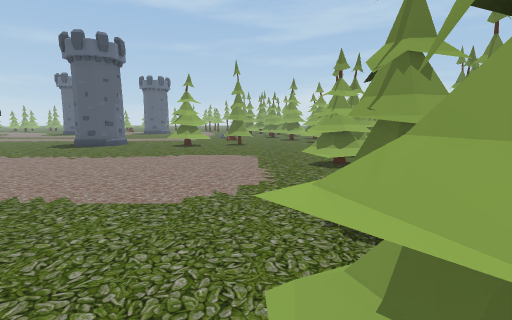
View 1 (above)

24 first-person views from a walk through a Unity game level. The camera is 1.2 m above the floor, tilts 8° down and sees 85° across. The floor is counted in squares, 1 m on a side. Each view is taken from the middle of a square. On the plan, view 1 faces up. The plan holds only what a view shows up to about 13 squares ahead; the rest is blank. The place goes on beyond the plan.

View 2
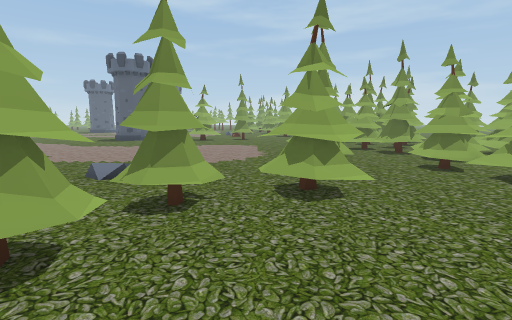

View 3
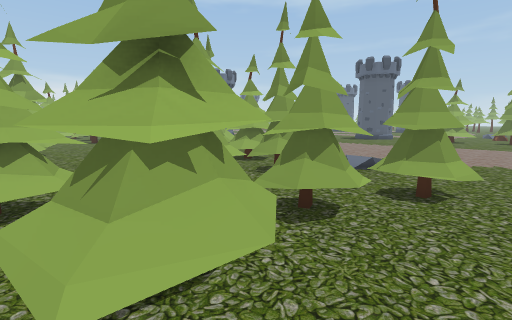

View 4
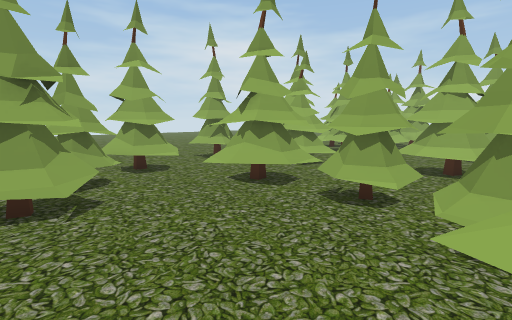

View 5
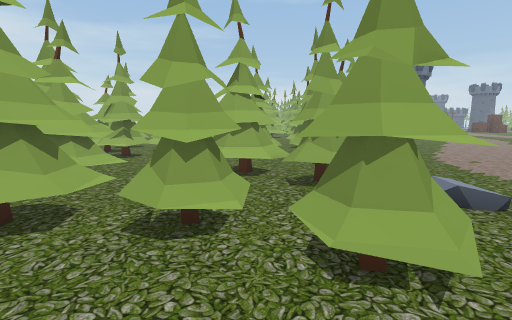

View 6
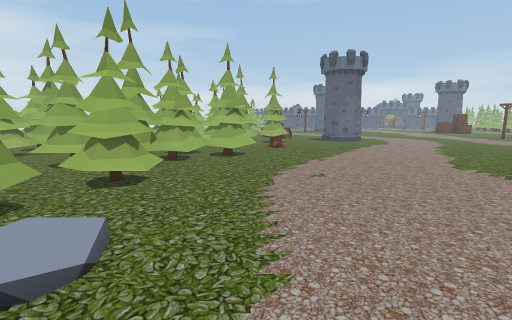

View 7
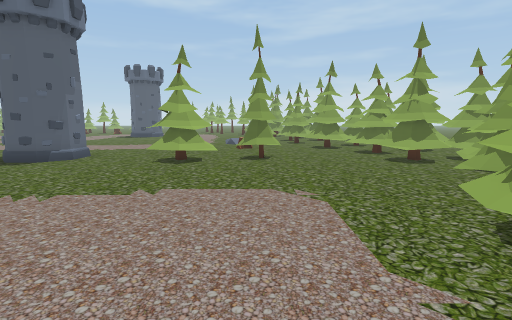

View 8
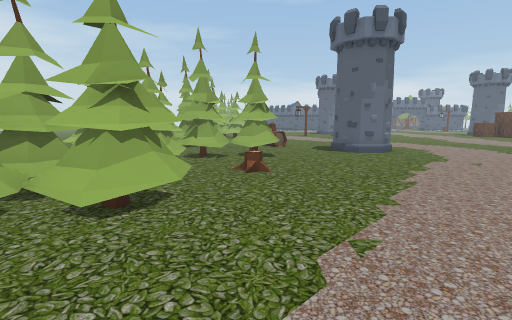

View 9
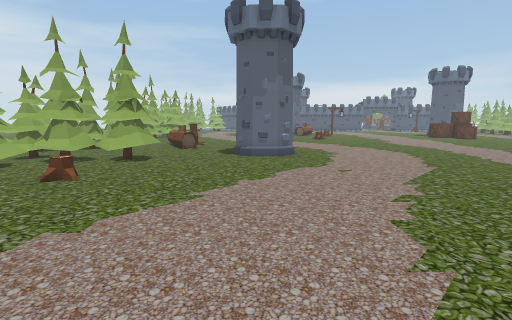

View 10
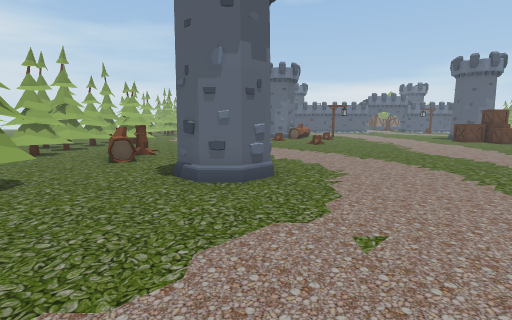

View 11
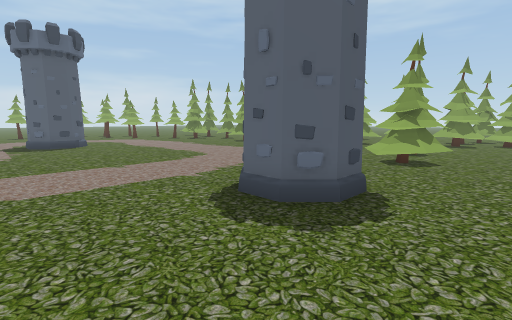

View 12
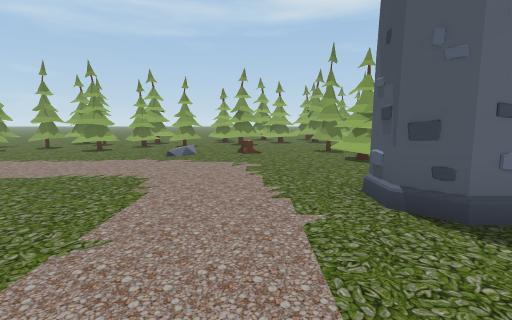

View 13
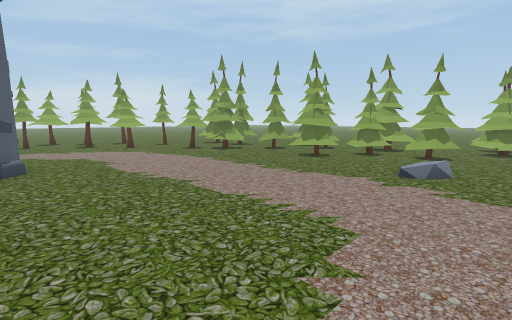

View 14
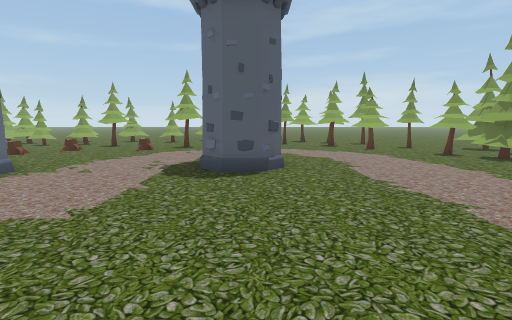

View 15
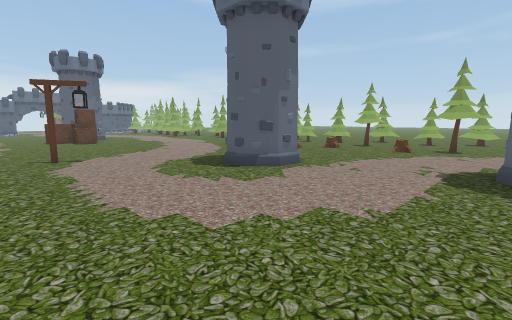

View 16
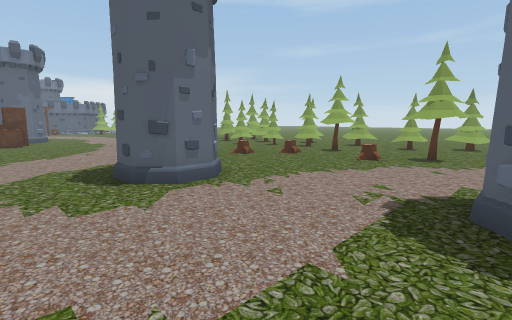

View 17
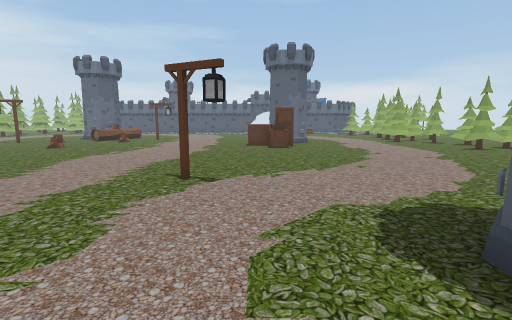

View 18
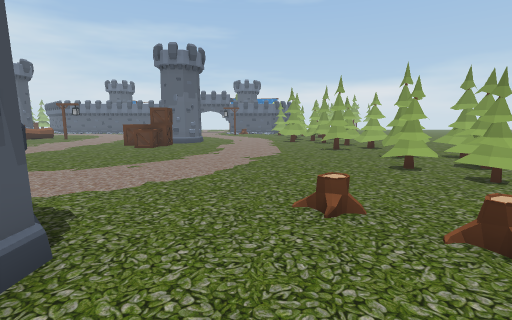

View 19
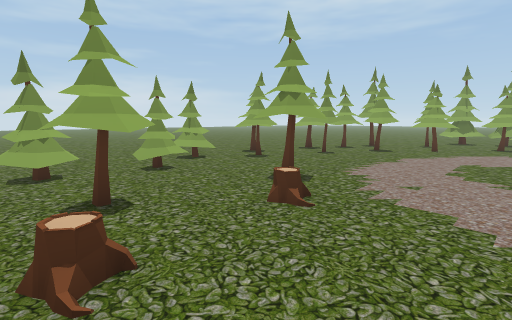

View 20
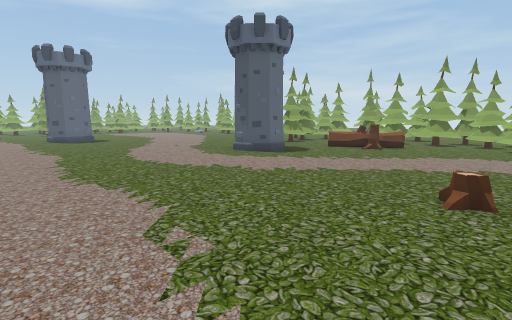

View 21
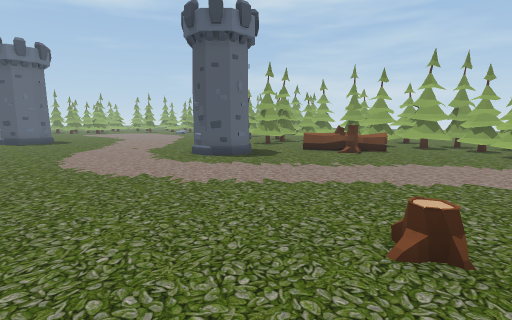

View 22
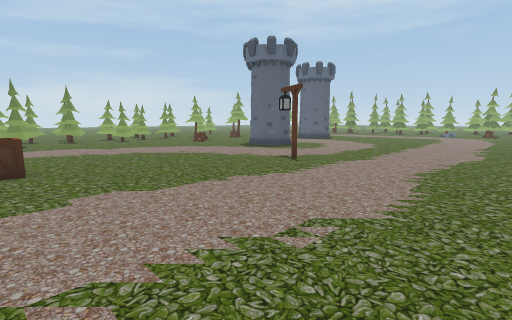

View 23
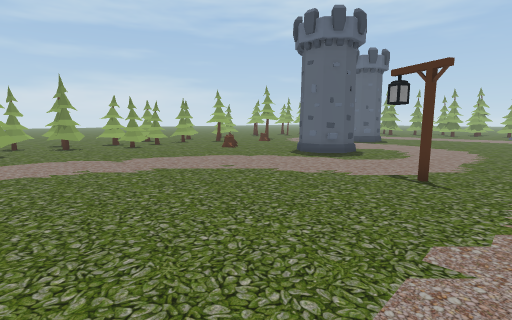

View 24
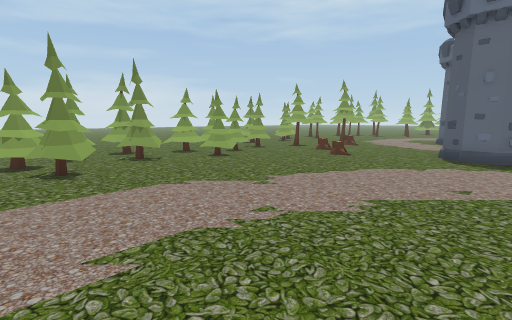

### Floor plan
Key: @ floor where view 1 was taken; # wall or solid block; x gap in a wall; . main floor; : floor 0.25 m higher than the main floor; / step, stairs or slope; = window, fence, low wall or low ledge; ^ raised ledge; T tower; H thing the floor can be seen under or through; S stump; L lamp; B box; O other object.
Columns run from 27 left of view 1 to 4 right of it. Each row starts with its distance up from view 1.
 39             ...
 38           .........
 37     ..    .....=....
 36 .......   . ...#.##.
 35 ...##...  .#.#=..#..###
 34 ..#=#=#.. .........####
 33 O#.##...x#x#.........##
 32 .x....#....#...#.....##=##...
 31 .#.............#......^x...##
 30 ...........................##
 29 .........................#.##
 28 .........................####
 27 .................  .......###
 26 .................T.........##
 25 ..........T.................##
 24 ..........................##=#.
 23 BB........................#####.
 22 ............................x^#x
 21 .......LL...................x...
 20 ........................./..#...
 19 ........................./....##
 18 .............................##
 17 .............................^#
 16 ..............................##
 15 ..............................^#
 14 .......................##.#...^#
 13 ...................T...=#.....^#
 12 ...............................=
 11 ................................
 10 ........T.....................#x
  9 ..............................x^
  8 .............................#^x
  7 .............................# .
  6 .....SOO........................
  5 ....OOO...##.:............... ..
  4  #........##................. ..
  3  ######...##=.. ##..........##.=
  2      ###. #^#=.x^#^.##..:.......
  1   ###  #^ #    #x#x#HHHH...=#...
  0        ##      ....#..HH.##@O...
 -1                   ##.HH..#.....
 -2         ##  .........HH..#....
 -3             ...#.....  ..^....
 -4                ##^  ..O.##..##
 -5               #^^ ##. ##....##
 -6               ^^^^##.#  ..#x#.
 -7                  #=    ##.#^
 -8                        ##...
 -9                        ....

Where each view was taken, in squares from view 1:
view 1: 0 up, 0 right, facing up
view 2: 4 down, 0 right, facing up
view 3: 5 down, 0 right, facing up-left
view 4: 0 up, 2 right, facing down-left
view 5: 1 down, 1 right, facing left
view 6: 4 up, 1 left, facing left
view 7: 5 up, 1 left, facing up
view 8: 5 up, 7 left, facing left
view 9: 9 up, 8 left, facing left
view 10: 10 up, 12 left, facing left
view 11: 11 up, 12 left, facing up-right
view 12: 17 up, 12 left, facing right
view 13: 18 up, 9 left, facing up-right
view 14: 19 up, 9 left, facing up
view 15: 19 up, 10 left, facing up-left
view 16: 22 up, 10 left, facing up-left
view 17: 22 up, 14 left, facing left
view 18: 28 up, 14 left, facing left
view 19: 28 up, 17 left, facing up-right
view 20: 18 up, 27 left, facing down-right
view 21: 16 up, 27 left, facing down-right
view 22: 15 up, 27 left, facing up-right
view 23: 19 up, 26 left, facing up-right
view 24: 24 up, 27 left, facing up-right
